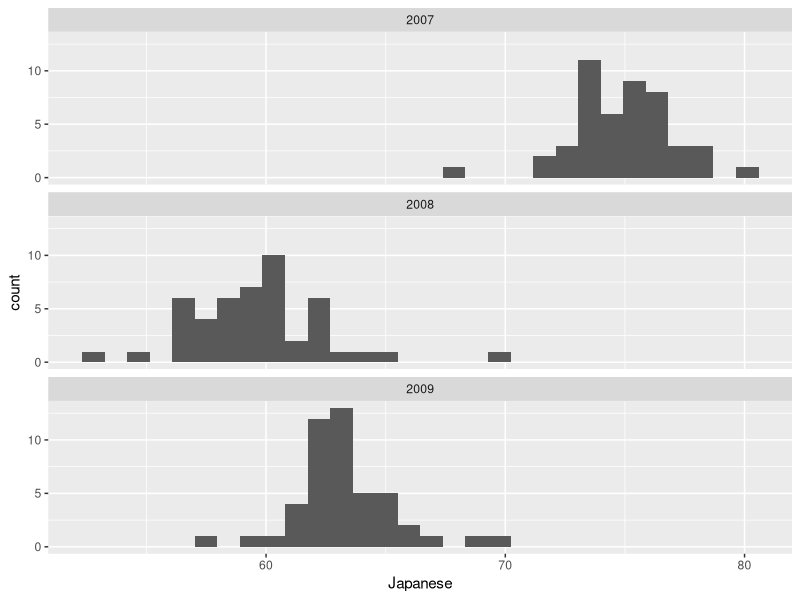
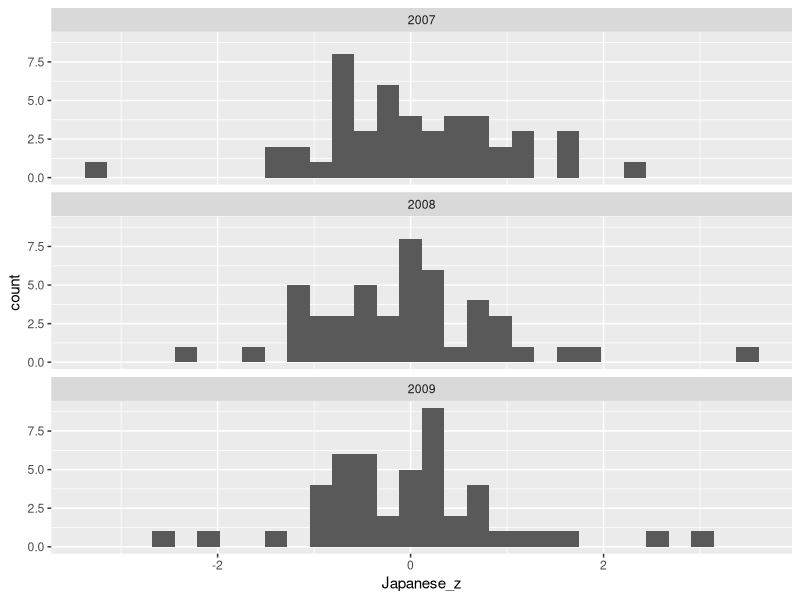
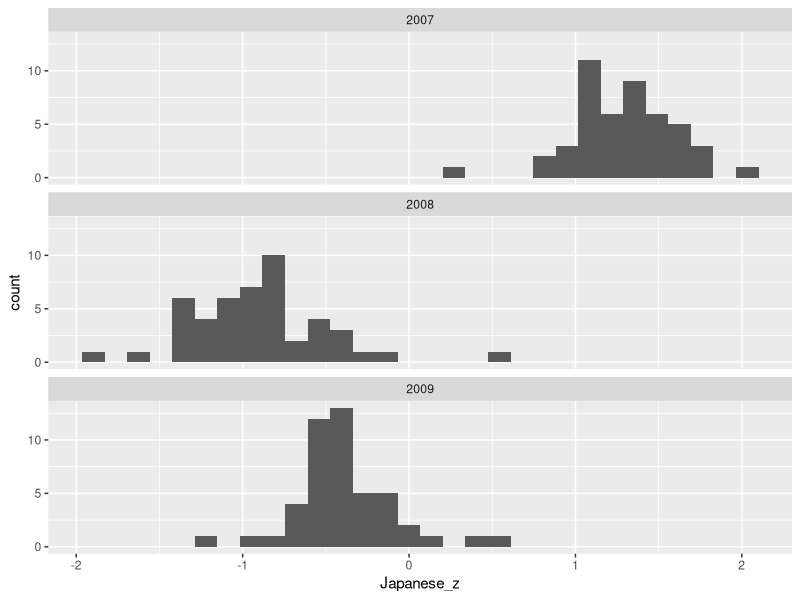

Write R code to recreate these figures, in order.
################################################################################
##
## [ PROJ ] Standardizing variables 
## [ FILE ] StandardizingTestScores.r
## [ AUTH ] < YOUR NAME >
## [ INIT ] < March 19, 2024 >
##
################################################################################

# This short exercise uses survey data from the Japanese goverment
# for each of 47 prefectures from 2007-2021 (with some missing years).
# It was obtained as a part of a recent student project exploring the effect
# of the 2011 earthquake on educational outcomes.

# Our focus is on average scores (percent correct) on a standardized Japanese
# language test for elementary school students.


## -----------------------------------------------------------------------------
## libraries
## -----------------------------------------------------------------------------

library(tidyverse)
library(ggplot2)


## -----------------------------------------------------------------------------
## directory paths
## -----------------------------------------------------------------------------

getwd()


## -----------------------------------------------------------------------------
## describe distribution of test scores by year and construct standardize measures
## -----------------------------------------------------------------------------

#read in data w/info on standardized Japanese test scores by prefecture-year
  scores <- read_csv("elementary_score.csv") %>% 
    select(wave, Prefecture, Japanese) %>% 
    filter(wave != 2011, wave != 2020) %>% #data missing in 2011 and 2020
    filter(wave < 2010) %>% #let's focus on the first 3 years for this exercise
    filter(Prefecture != "AverageAll") %>% 
    filter(Prefecture != "AveragePublic")
    
    #is this wide-form or long-form panel data?
  
  
#explore the distribution of test scores by year (wave)
  
  #get summary statistics to describe distribution
  scores %>% 
    group_by(wave) %>%
    summarise(wave_mean = mean(Japanese, na.rm = TRUE), 
              wave_sd = sd(Japanese, na.rm = TRUE))
  
  #visualize distribution
  scores %>% 
    ggplot() +
    aes(x = Japanese) +
    geom_histogram() + 
    facet_wrap(~ wave, nrow = 3)
  

#get *standardized* measure of test scores
#this changes the units to standard deviations of test scores (by year)
#what problem does this solve?
  
  #manually construct standardized measure
  scores_z <- scores %>% 
    group_by(wave) %>% 
    mutate(wave_mean = mean(Japanese),
           wave_sd = sd(Japanese),
           Japanese_z = (Japanese - wave_mean) / wave_sd )%>% 
    ungroup() %>% 
    mutate_if(is.numeric, round, digits = 2)
  
  #can also use the scale() function along with standardize()
  
  #check distribution of new standardized measure by year
  scores_z %>% 
    group_by(wave) %>%
    summarise(wave_mean = mean(Japanese_z, na.rm = TRUE), 
              wave_sd = sd(Japanese_z, na.rm = TRUE))
  
  #visualize new, standardized distribution of scores by year
  scores_z %>% 
    ggplot() +
    aes(x = Japanese_z) +
    geom_histogram() + 
    facet_wrap(~ wave, nrow = 3)
  
  #what sort of visualization would help us see variation across all 14 years?
 
   
  #question: what if we didn't group by year?
    #i.e. what if we did the standardization by pooling all years?
    scores_z_pooled <- scores %>% 
      mutate(wave_mean = mean(Japanese),
             wave_sd = sd(Japanese),
             Japanese_z = (Japanese - wave_mean) / wave_sd )%>% 
      mutate_if(is.numeric, round, digits = 2)
  
    scores_z_pooled %>% 
      group_by(wave) %>%
      summarise(wave_mean = mean(Japanese_z, na.rm = TRUE), 
                wave_sd = sd(Japanese_z, na.rm = TRUE))
    
    scores_z_pooled %>% 
      ggplot() +
      aes(x = Japanese_z) +
      geom_histogram() + 
      facet_wrap(~ wave, nrow = 3)
    
    #in subsequent regression analysis, 
    #how would wave FEs effectively limit the test score variation that is used?
    
    #how about prefecture FEs?
    
    
    